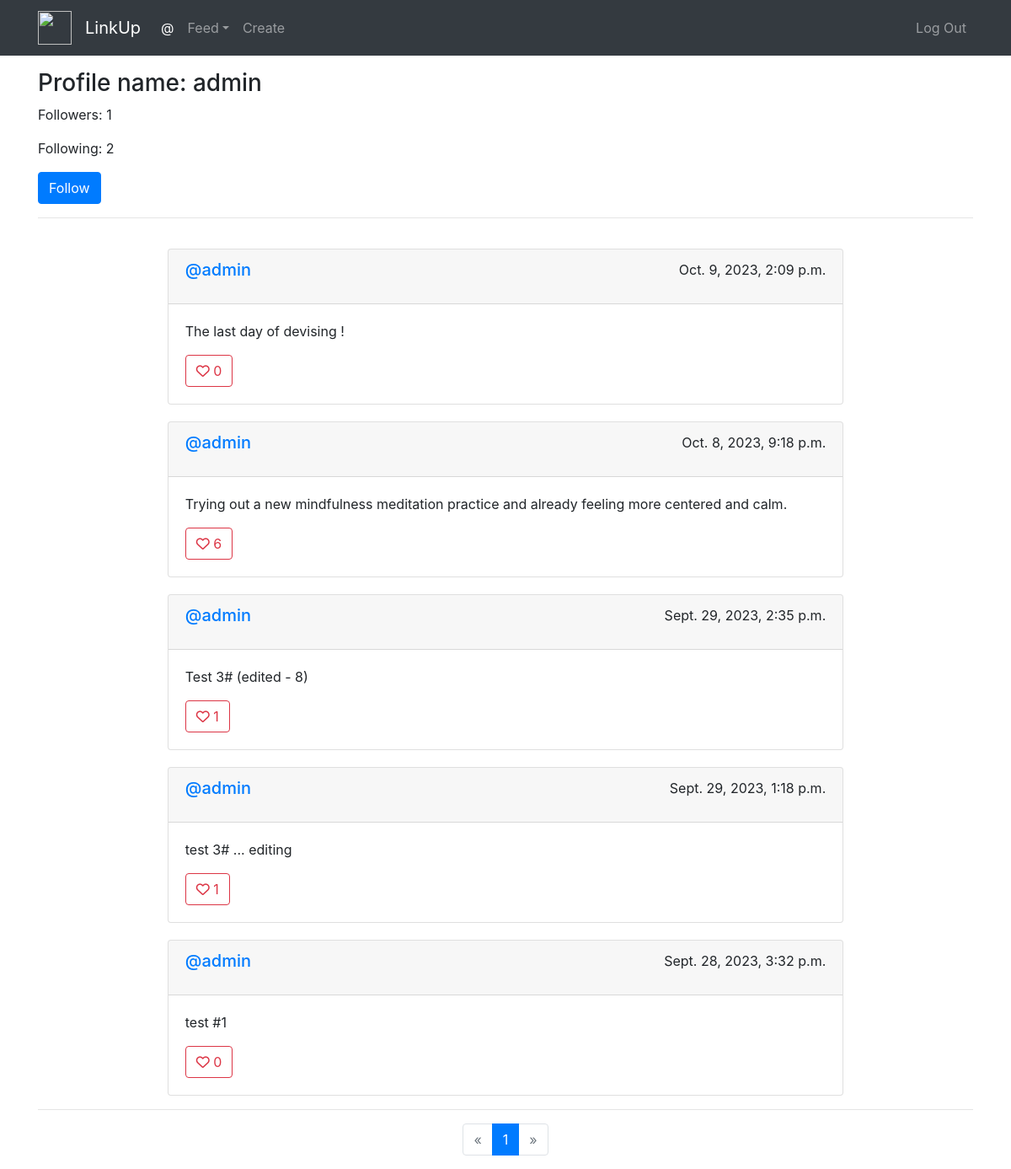
The app's page /profile/1 with its own data.
### network/models.py (models this page shows, shortened)
class User(AbstractUser):
    followers = models.ManyToManyField('self',blank=True,related_name='user_followers',symmetrical=False)
    following = models.ManyToManyField('self',blank=True,related_name='user_following',symmetrical=False)

class Post(models.Model):
    user = models.ForeignKey("User", on_delete=models.CASCADE, related_name="author")
    body = models.TextField(blank=True)
    timestamp = models.DateTimeField(auto_now_add=True)
    likes = models.ManyToManyField(User, blank=True, related_name="likes")

### network/views.py (the view)
# urls.py: path("profile/<int:post_user>", views.user_profile, name="user"),
def user_profile(request, post_user):
    current_user = request.user
    user = User.objects.get(id=post_user)
    if current_user == user:
        return profile(request)
    else:
        p = Paginator(Post.objects.filter(user=user).order_by("-timestamp").all(), 10)
        page = request.GET.get('page')
        posts = p.get_page(page)
        IsFollowing = False
        if current_user.is_authenticated:
            IsFollowing = user in current_user.user_following.all()
        followers = user.user_followers.all()
        following = user.user_following.all()
        liked_posts = get_liked_posts(request)
        return render(request, "network/user_profile.html", {
            "posts": posts,
            "user": user,
            "IsFollowing": IsFollowing,
            "followers": followers,
            "following": following,
            "liked_posts": liked_posts
        })

### network/views.py (called while the page is built)
def get_liked_posts(request):
    liked_posts = []
    if request.user.is_authenticated:
        current_user = request.user
        liked_posts = current_user.likes.values_list('id', flat=True)
    return liked_posts

### network/templates/network/user_profile.html (shortened to what this page needs)
{% extends "network/layout.html" %}
{% load static %}
{% block body %}
<div class="container mt-3">
    <div class="body">
        <h3 class="heading">Profile name: {{ user }}</h3><p style="display: none;" data-id="{{ user.id }}" id="user_id">ID: {{ user.id }}</p>
        <p>Followers: {{ followers.count }}</p>
        <p>Following: {{ following.count }}</p>
        {% if request.user.is_authenticated %}
            {% if IsFollowing %}
                <a href="{% url 'unfollow' user.id %}" class="btn btn-primary" id="unfollow-btn">Unfollow</a>
            {% else %}
                <a href="{% url 'follow' user.id %}" class="btn btn-primary" id="follow-btn">Follow</a>
            {% endif %}
        {% else %}
            <a href="#" class="btn btn-primary" id="follow-btn">Follow</a>
        {% endif %}
        <hr>
        <div class="container w-75">
            <div class="row g-3">
                {% for post in posts %}
                    <div class="col-12 col-md-12 col-lg-12" style="margin-top: 20px;">
                        <div class="card">
                            <div class="space-for-buttons card-header">
                                <h5><a href="{% url 'user' post.user.id %}">@{{ post.user }}</a></h5>
                                <p> {{ post.timestamp }}</p>
                            </div>
                            <div class="card-body">
                            <p class="card-text">{{ post.body }}</p>
                            {% if request.user.is_authenticated %}
                                    <button type="button" class="btn btn-outline-danger" value="{{ post.id }}">
                                        {% if post.id in liked_posts %}
                                            <i class="fa-solid fa-heart" id="{{ post.id }}"></i>
                                        {% else %}
                                            <i class="fa-regular fa-heart" id="{{ post.id }}"></i>
                                        {% endif %}
                                        <span id="like-count-{{ post.id }}">{{ post.likes.count }}</span>
                                    </button>
                            {% else %}
                                <button type="button" class="btn btn-outline-danger">
                                    <i class="fa-regular fa-heart"></i>
                                    {{ post.likes.count }}
                                </button>
                            {% endif %}
                            </div>
                        </div>
                    </div>
                {% empty %}
                    <li>You do not have any active listings yet.</li>
                {% endfor %}
            </div>
        </div>
        {% if posts.paginator.num_pages > 0 %}
            <hr>
            <nav aria-label="Page navigation example">
                <ul class="pagination justify-content-center">
                    {% if posts.has_previous %}
                        <li class="page-item">
                            <a class="page-link" href="?page={{ posts.previous_page_number }}" aria-label="Previous">
                            <span aria-hidden="true">&laquo;</span>
                            </a>
                        </li>
                    {% else %}
                        <li class="page-item disabled">
                            <a class="page-link" href="#" aria-label="Previous">
                            <span aria-hidden="true">&laquo;</span>
                            </a>
                        </li>
                    {% endif %}
                    {% for i in posts.paginator.page_range %}
                        {% if i == posts.number %}
                            <li class="page-item active" aria-current="page">
                                <span class="page-link">{{ i }}</span>
                            </li>
                        {% elif i > posts.number|add:'-2' and i < posts.number|add:'2' %}
                            <li class="page-item"><a class="page-link" href="?page={{ i }}">{{ i }}</a></li>
                        {% endif %}
                    {% endfor %}
                    {% if posts.has_next %}
                        <li class="page-item">
                            <a class="page-link" href="?page={{ posts.next_page_number }}" aria-label="Next">
                                <span aria-hidden="true">&raquo;</span>
                            </a>
                        </li>
                    {% else %}
                        <li class="page-item disabled">
                            <a class="page-link" href="#" aria-label="Next">
                                <span aria-hidden="true">&raquo;</span>
                            </a>
                        </li>
                    {% endif %}
                </ul>
            </nav>
        {% endif %}
    </div>
</div>
{% endblock %}

### network/static/network/styles.css (style rules this page uses)
.space-for-buttons { display: flex; justify-content: space-between; }

### records on screen
User: username "admin"
Post: user "admin", timestamp "Oct. 9, 2023, 2:09 p.m.", body "The last day of devising !", likes.count "0"
Post: user "admin", timestamp "Oct. 8, 2023, 9:18 p.m.", body "Trying out a new mindfulness meditation practice and already feeling more centered and calm.", likes.count "6"
Post: user "admin", timestamp "Sept. 29, 2023, 2:35 p.m.", body "Test 3# (edited - 8)", likes.count "1"
Post: user "admin", timestamp "Sept. 29, 2023, 1:18 p.m.", body "test 3# ... editing", likes.count "1"
Post: user "admin", timestamp "Sept. 28, 2023, 3:32 p.m.", body "test #1", likes.count "0"

### other values on screen
{{ followers.count }} "1"
{{ following.count }} "2"
{{ i }} "1"
